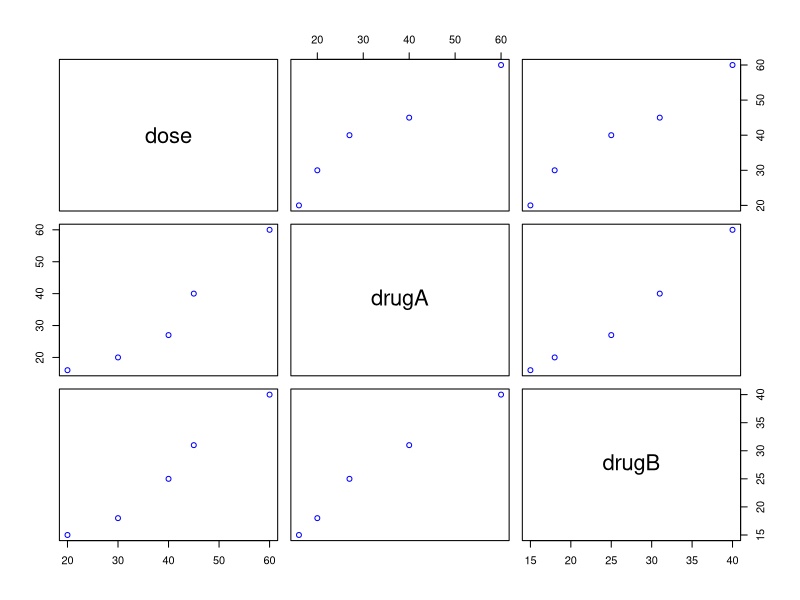
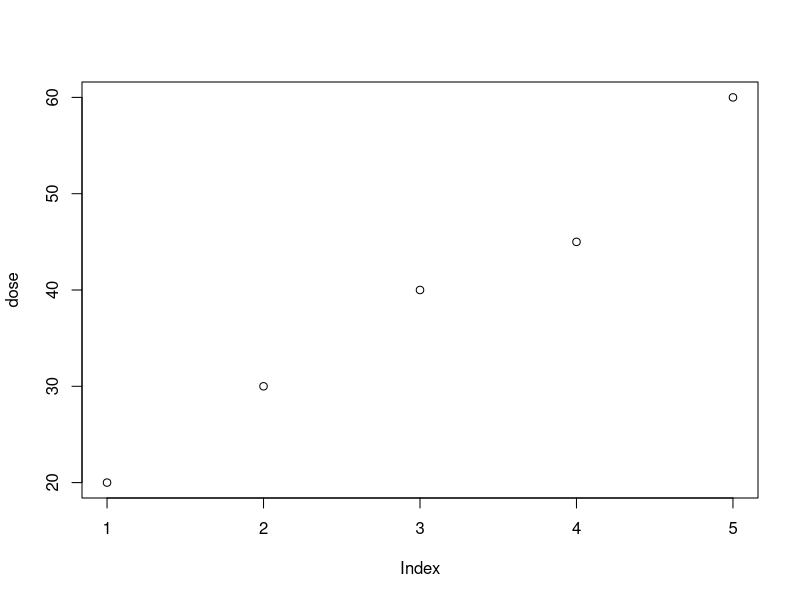
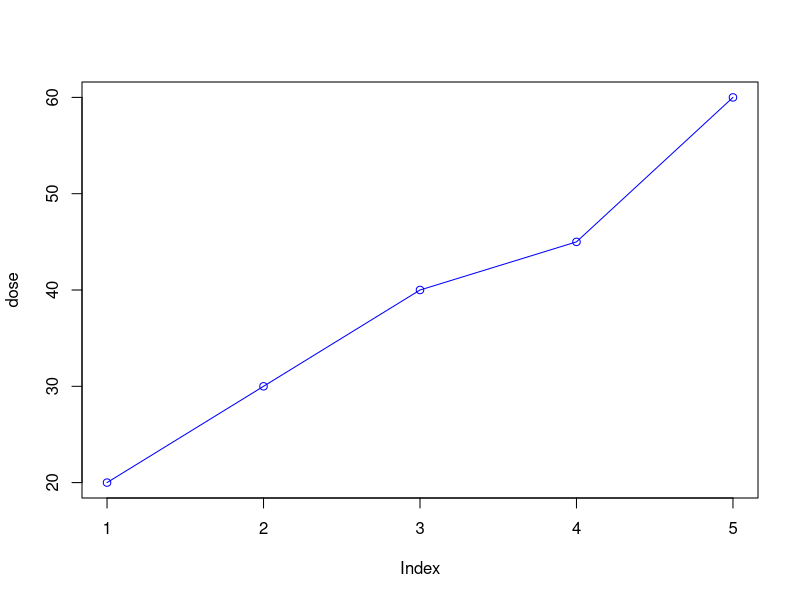
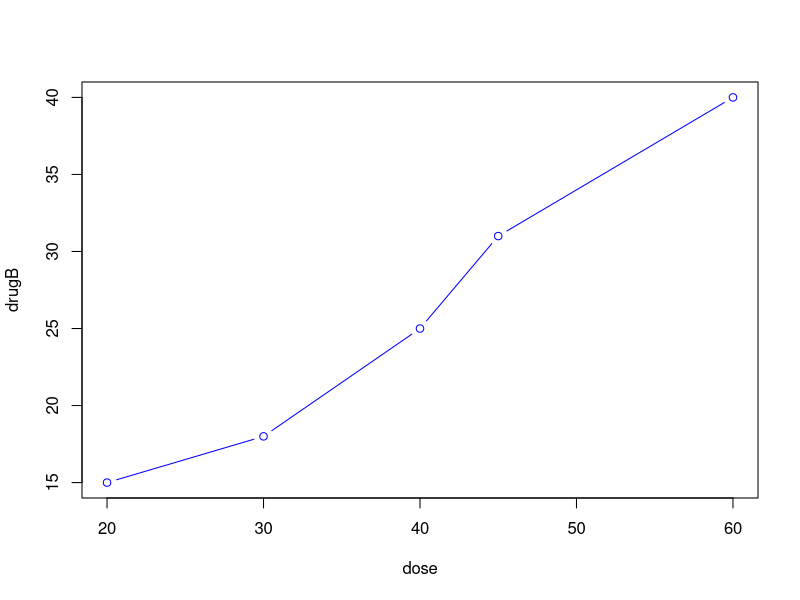
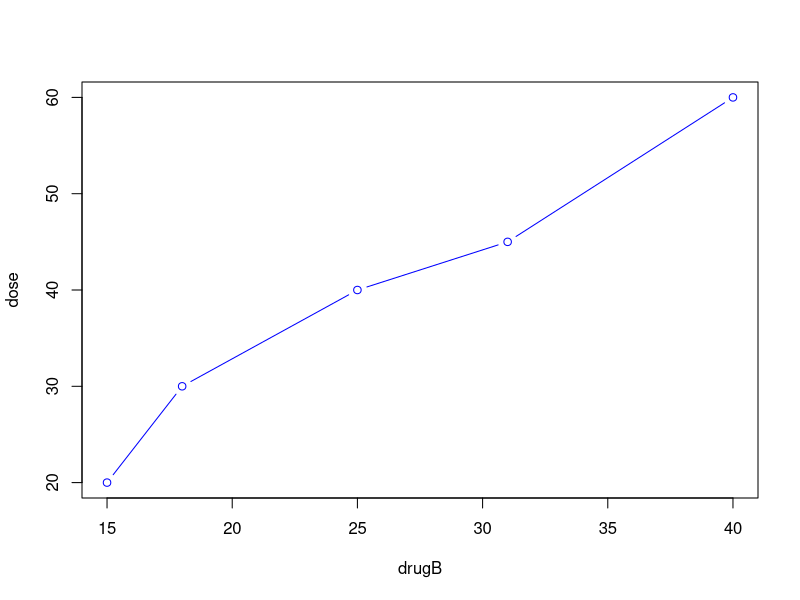
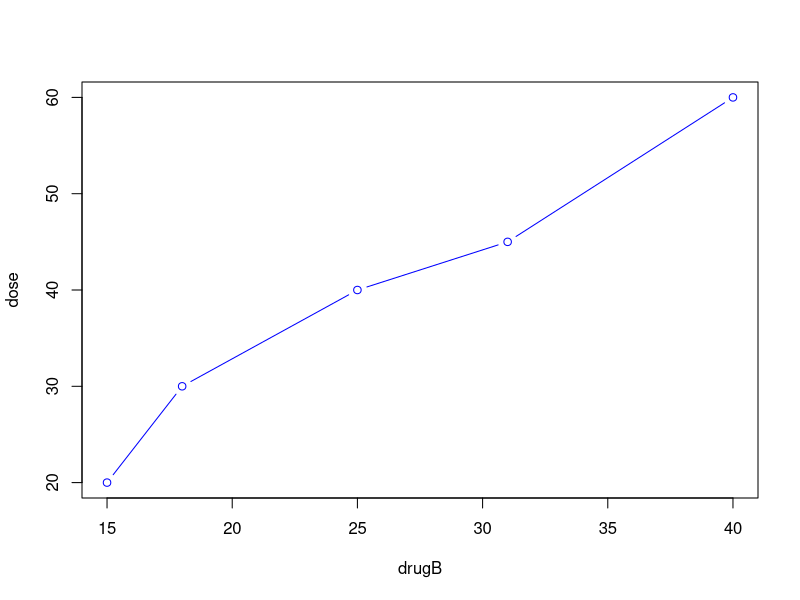
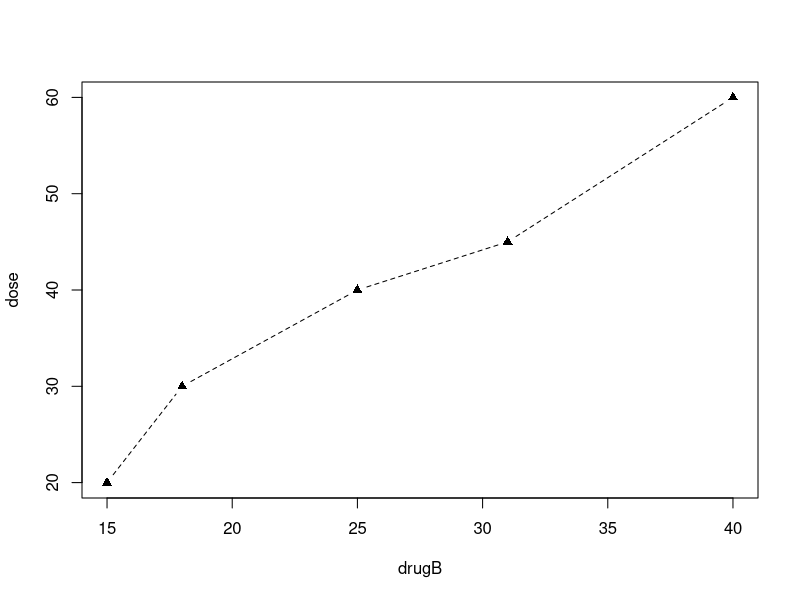
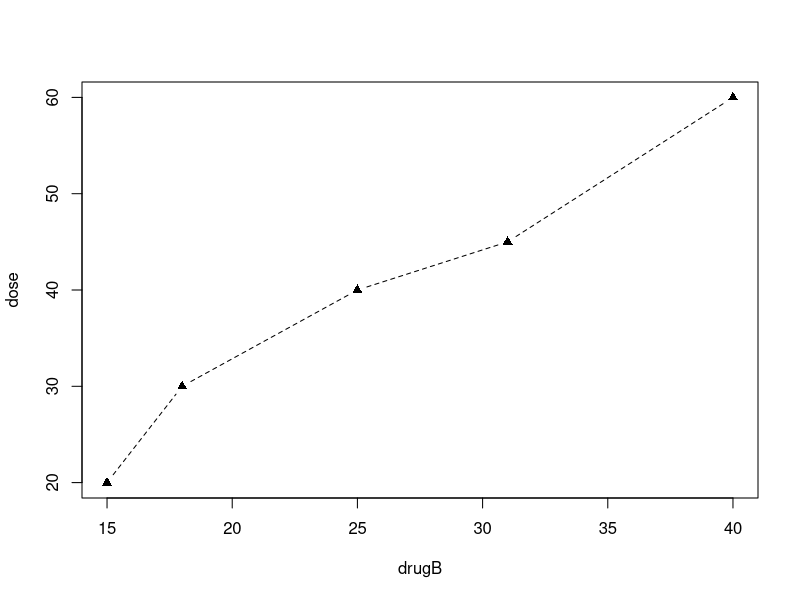

Write R code to recreate these figures, in order.


dose <- c(20, 30, 40, 45, 60)
drugA <-c(16, 20, 27, 40, 60)
drugB <- c(15, 18, 25, 31, 40)

drugs <-data.frame(dose, drugA, drugB)

plot(drugs, col = "blue")

attach(drugs)

plot(dose)
plot(dose, type ="o", col = "blue") 

# plot against

plot(dose, drugB, type ="b", col = "blue") 

plot(drugB, dose, type ="b", col = "blue") 

plot(drugB, dose, type ="b", col = "blue") 


# par function - parameters of a graph
# grabs default setup and saves it so default can be restored without restarting rstudio
opar = par(no.readonly = TRUE)

# lty - line type - 2 = dashed
# pch - point type - 17 = solid triangle
par(lty = 2, pch = 17)

plot(drugB, dose, type ="b") 

plot(drugB, dose, type ="b") 

par(opar)

plot(drugB, dose, type ="b") 
